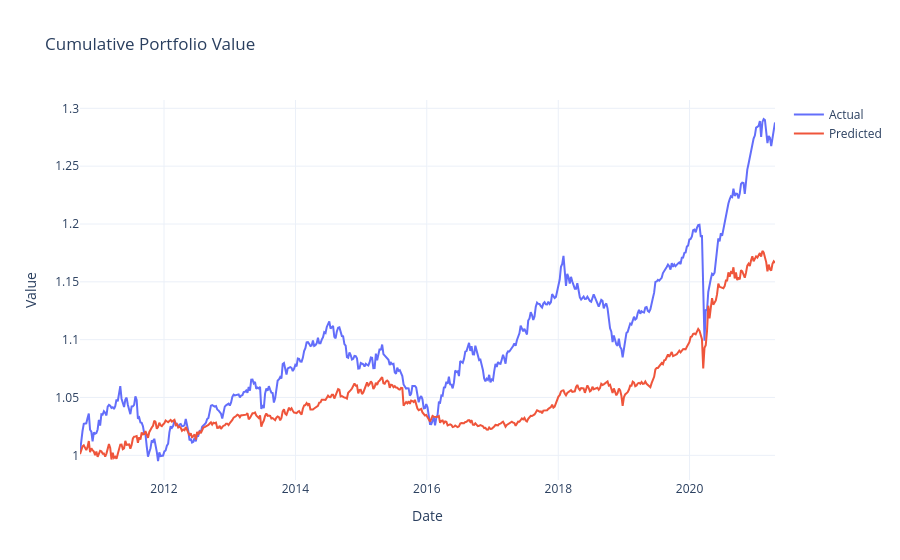

The notebook cell this image was saved under:
### Markdown cell above
### 6.1 Single Elastic Net Run
Run one full backtest instance to validate the pipeline end-to-end.

### Code cell
# Single-run sanity check of the Elastic Net pipeline (log-return representation)
backtest_inputs = prepare_features_and_target_for_elastic_net(data, weights_HRP)
X_in = backtest_inputs['log_return'][0]
y_in = backtest_inputs['log_return'][1]
bt = ElasticNetBacktester(
        X=X_in,
        y=y_in,
        window=150,
        input_type='log_return',
    )
bt.run_backtest()
bt.plot_portfolio_prices()

### Figure 1 — Plotly figure (JSON) as saved in the notebook; plotly's stock layout.template omitted (floating-point values rounded to 4 significant figures; data arrays with more than 128 entries replaced by an {"elided": "..."} marker saying what was removed)
{"data": [{"mode": "lines", "name": "Actual", "type": "scatter", "x": {"elided": "553 str values"}, "y": {"elided": "553 float values"}}, {"mode": "lines", "name": "Predicted", "type": "scatter", "x": {"elided": "553 str values"}, "y": {"elided": "553 float values"}}], "layout": {"hovermode": "x unified", "title": {"text": "Cumulative Portfolio Value"}, "xaxis": {"title": {"text": "Date"}}, "yaxis": {"title": {"text": "Value"}}}}
